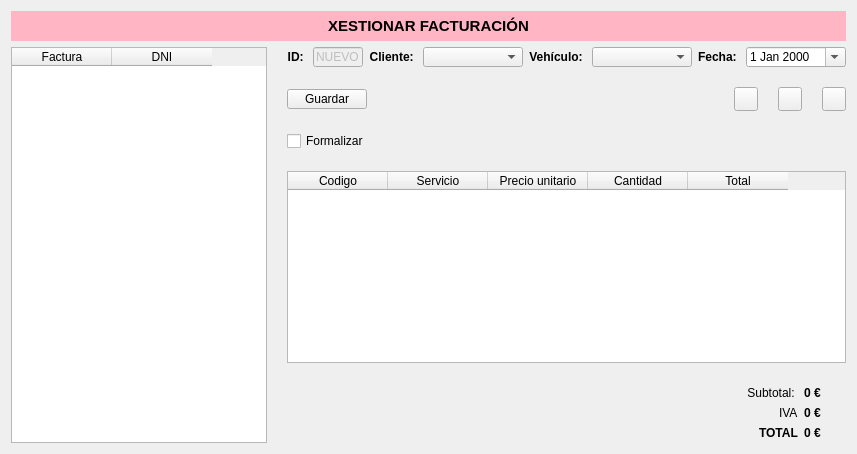
      <widget class="QWidget" name="pestana_facturacion">
       <attribute name="title">
        <string>Facturación</string>
       </attribute>
       <layout class="QGridLayout" name="gridLayout_2">
        <item row="0" column="0">
         <layout class="QVBoxLayout" name="verticalLayout_4">
          <item>
           <widget class="QLabel" name="label_2">
            <property name="minimumSize">
             <size>
              <width>0</width>
              <height>30</height>
             </size>
            </property>
            <property name="font">
             <font>
              <pointsize>11</pointsize>
              <weight>75</weight>
              <bold>true</bold>
             </font>
            </property>
            <property name="styleSheet">
             <string notr="true">background-color: rgb(255,181,195)</string>
            </property>
            <property name="text">
             <string>XESTIONAR FACTURACIÓN</string>
            </property>
            <property name="alignment">
             <set>Qt::AlignCenter</set>
            </property>
           </widget>
          </item>
          <item>
           <layout class="QHBoxLayout" name="horizontalLayout_6" stretch="1,0">
            <property name="spacing">
             <number>20</number>
            </property>
            <item>
             <widget class="QTableWidget" name="tablaFacturasActuales">
              <property name="editTriggers">
               <set>QAbstractItemView::NoEditTriggers</set>
              </property>
              <property name="alternatingRowColors">
               <bool>true</bool>
              </property>
              <property name="selectionMode">
               <enum>QAbstractItemView::SingleSelection</enum>
              </property>
              <property name="selectionBehavior">
               <enum>QAbstractItemView::SelectRows</enum>
              </property>
              <attribute name="verticalHeaderVisible">
               <bool>false</bool>
              </attribute>
              <column>
               <property name="text">
                <string>Factura</string>
               </property>
              </column>
              <column>
               <property name="text">
                <string>DNI</string>
               </property>
              </column>
             </widget>
            </item>
            <item>
             <layout class="QVBoxLayout" name="verticalLayout_3" stretch="1,1,0,20,1">
              <item>
               <layout class="QHBoxLayout" name="horizontalLayout_4" stretch="1,2,1,5,1,5,0,3">
                <property name="spacing">
                 <number>6</number>
                </property>
                <item>
                 <widget class="QLabel" name="lblFactId">
                  <property name="font">
                   <font>
                    <weight>75</weight>
                    <bold>true</bold>
                   </font>
                  </property>
                  <property name="text">
                   <string>ID: </string>
                  </property>
                  <property name="alignment">
                   <set>Qt::AlignRight|Qt::AlignTrailing|Qt::AlignVCenter</set>
                  </property>
                  <property name="margin">
                   <number>4</number>
                  </property>
                 </widget>
                </item>
                <item>
                 <widget class="QLineEdit" name="txtFactId">
                  <property name="enabled">
                   <bool>false</bool>
                  </property>
                  <property name="minimumSize">
                   <size>
                    <width>50</width>
                    <height>20</height>
                   </size>
                  </property>
                  <property name="maximumSize">
                   <size>
                    <width>50</width>
                    <height>20</height>
                   </size>
                  </property>
                  <property name="text">
                   <string>NUEVO</string>
                  </property>
                 </widget>
                </item>
                <item>
                 <widget class="QLabel" name="lblFactCli">
                  <property name="font">
                   <font>
                    <weight>75</weight>
                    <bold>true</bold>
                   </font>
                  </property>
                  <property name="text">
                   <string>Cliente: </string>
                  </property>
                  <property name="alignment">
                   <set>Qt::AlignRight|Qt::AlignTrailing|Qt::AlignVCenter</set>
                  </property>
                  <property name="margin">
                   <number>4</number>
                  </property>
                 </widget>
                </item>
                <item>
                 <widget class="QComboBox" name="cmbFactCli">
                  <property name="minimumSize">
                   <size>
                    <width>100</width>
                    <height>20</height>
                   </size>
                  </property>
                  <property name="maximumSize">
                   <size>
                    <width>100</width>
                    <height>20</height>
                   </size>
                  </property>
                  <property name="sizeAdjustPolicy">
                   <enum>QComboBox::AdjustToContents</enum>
                  </property>
                 </widget>
                </item>
                <item>
                 <widget class="QLabel" name="lblFactCar">
                  <property name="font">
                   <font>
                    <weight>75</weight>
                    <bold>true</bold>
                   </font>
                  </property>
                  <property name="text">
                   <string>Vehículo: </string>
                  </property>
                  <property name="alignment">
                   <set>Qt::AlignRight|Qt::AlignTrailing|Qt::AlignVCenter</set>
                  </property>
                  <property name="margin">
                   <number>4</number>
                  </property>
                 </widget>
                </item>
                <item>
                 <widget class="QComboBox" name="cmbFactCar">
                  <property name="minimumSize">
                   <size>
                    <width>100</width>
                    <height>20</height>
                   </size>
                  </property>
                  <property name="maximumSize">
                   <size>
                    <width>100</width>
                    <height>20</height>
                   </size>
                  </property>
                 </widget>
                </item>
                <item>
                 <widget class="QLabel" name="lblFactFecha">
                  <property name="font">
                   <font>
                    <weight>75</weight>
                    <bold>true</bold>
                   </font>
                  </property>
                  <property name="text">
                   <string>Fecha: </string>
                  </property>
                  <property name="alignment">
                   <set>Qt::AlignRight|Qt::AlignTrailing|Qt::AlignVCenter</set>
                  </property>
                  <property name="margin">
                   <number>4</number>
                  </property>
                 </widget>
                </item>
                <item>
                 <widget class="QDateEdit" name="txtFechaFactura">
                  <property name="minimumSize">
                   <size>
                    <width>100</width>
                    <height>20</height>
                   </size>
                  </property>
                  <property name="maximumSize">
                   <size>
                    <width>100</width>
                    <height>20</height>
                   </size>
                  </property>
                  <property name="calendarPopup">
                   <bool>true</bool>
                  </property>
                 </widget>
                </item>
               </layout>
              </item>
              <item>
               <layout class="QHBoxLayout" name="horizontalLayout_5">
                <item>
                 <widget class="QPushButton" name="btnGuardarFactura">
                  <property name="minimumSize">
                   <size>
                    <width>80</width>
                    <height>20</height>
                   </size>
                  </property>
                  <property name="maximumSize">
                   <size>
                    <width>80</width>
                    <height>20</height>
                   </size>
                  </property>
                  <property name="text">
                   <string>Guardar</string>
                  </property>
                 </widget>
                </item>
                <item>
                 <spacer name="horizontalSpacer_17">
                  <property name="orientation">
                   <enum>Qt::Horizontal</enum>
                  </property>
                  <property name="sizeHint" stdset="0">
                   <size>
                    <width>40</width>
                    <height>20</height>
                   </size>
                  </property>
                 </spacer>
                </item>
                <item>
                 <widget class="QPushButton" name="btnBuscaFact">
                  <property name="sizePolicy">
                   <sizepolicy hsizetype="Minimum" vsizetype="Fixed">
                    <horstretch>24</horstretch>
                    <verstretch>24</verstretch>
                   </sizepolicy>
                  </property>
                  <property name="minimumSize">
                   <size>
                    <width>24</width>
                    <height>24</height>
                   </size>
                  </property>
                  <property name="maximumSize">
                   <size>
                    <width>24</width>
                    <height>24</height>
                   </size>
                  </property>
                  <property name="text">
                   <string/>
                  </property>
                  <property name="icon">
                   <iconset>
                    <normaloff>../img/buscar.png</normaloff>../img/buscar.png</iconset>
                  </property>
                 </widget>
                </item>
                <item>
                 <widget class="QPushButton" name="btnLimpiarFactura">
                  <property name="minimumSize">
                   <size>
                    <width>24</width>
                    <height>24</height>
                   </size>
                  </property>
                  <property name="maximumSize">
                   <size>
                    <width>24</width>
                    <height>24</height>
                   </size>
                  </property>
                  <property name="text">
                   <string/>
                  </property>
                  <property name="icon">
                   <iconset>
                    <normaloff>../img/limpiar.png</normaloff>../img/limpiar.png</iconset>
                  </property>
                 </widget>
                </item>
                <item>
                 <widget class="QPushButton" name="btnImprimirFactura">
                  <property name="minimumSize">
                   <size>
                    <width>24</width>
                    <height>24</height>
                   </size>
                  </property>
                  <property name="maximumSize">
                   <size>
                    <width>24</width>
                    <height>24</height>
                   </size>
                  </property>
                  <property name="text">
                   <string/>
                  </property>
                  <property name="icon">
                   <iconset>
                    <normaloff>../img/imprimir.png</normaloff>../img/imprimir.png</iconset>
                  </property>
                 </widget>
                </item>
               </layout>
              </item>
              <item>
               <widget class="QCheckBox" name="chkFormalizarFactura">
                <property name="minimumSize">
                 <size>
                  <width>80</width>
                  <height>20</height>
                 </size>
                </property>
                <property name="maximumSize">
                 <size>
                  <width>80</width>
                  <height>20</height>
                 </size>
                </property>
                <property name="text">
                 <string>Formalizar</string>
                </property>
               </widget>
              </item>
              <item>
               <widget class="QTableWidget" name="tablaFacturaServicios">
                <property name="alternatingRowColors">
                 <bool>true</bool>
                </property>
                <attribute name="verticalHeaderVisible">
                 <bool>false</bool>
                </attribute>
                <column>
                 <property name="text">
                  <string>Codigo</string>
                 </property>
                </column>
                <column>
                 <property name="text">
                  <string>Servicio</string>
                 </property>
                </column>
                <column>
                 <property name="text">
                  <string>Precio unitario</string>
                 </property>
                </column>
                <column>
                 <property name="text">
                  <string>Cantidad</string>
                 </property>
                </column>
                <column>
                 <property name="text">
                  <string>Total</string>
                 </property>
                </column>
               </widget>
              </item>
              <item>
               <widget class="QWidget" name="widget" native="true">
                <layout class="QVBoxLayout" name="verticalLayout_5" stretch="16,0,0">
                 <property name="spacing">
                  <number>0</number>
                 </property>
                 <property name="leftMargin">
                  <number>0</number>
                 </property>
                 <property name="topMargin">
                  <number>0</number>
                 </property>
                 <property name="rightMargin">
                  <number>0</number>
                 </property>
                 <property name="bottomMargin">
                  <number>0</number>
                 </property>
                 <item>
                  <widget class="QWidget" name="widget_2" native="true">
                   <layout class="QHBoxLayout" name="horizontalLayout_14">
                    <property name="topMargin">
                     <number>0</number>
                    </property>
                    <property name="rightMargin">
                     <number>25</number>
                    </property>
                    <property name="bottomMargin">
                     <number>0</number>
                    </property>
                    <item>
                     <spacer name="horizontalSpacer_19">
                      <property name="orientation">
                       <enum>Qt::Horizontal</enum>
                      </property>
                      <property name="sizeHint" stdset="0">
                       <size>
                        <width>40</width>
                        <height>20</height>
                       </size>
                      </property>
                     </spacer>
                    </item>
                    <item>
                     <widget class="QLabel" name="label_3">
                      <property name="font">
                       <font>
                        <weight>50</weight>
                        <bold>false</bold>
                       </font>
                      </property>
                      <property name="text">
                       <string>Subtotal: </string>
                      </property>
                      <property name="alignment">
                       <set>Qt::AlignRight|Qt::AlignTrailing|Qt::AlignVCenter</set>
                      </property>
                     </widget>
                    </item>
                    <item>
                     <widget class="QLabel" name="lblSubtotal">
                      <property name="font">
                       <font>
                        <weight>75</weight>
                        <bold>true</bold>
                       </font>
                      </property>
                      <property name="text">
                       <string>0 €</string>
                      </property>
                     </widget>
                    </item>
                   </layout>
                  </widget>
                 </item>
                 <item>
                  <widget class="QWidget" name="widget_3" native="true">
                   <layout class="QHBoxLayout" name="horizontalLayout_15">
                    <property name="leftMargin">
                     <number>9</number>
                    </property>
                    <property name="topMargin">
                     <number>0</number>
                    </property>
                    <property name="rightMargin">
                     <number>25</number>
                    </property>
                    <property name="bottomMargin">
                     <number>0</number>
                    </property>
                    <item>
                     <spacer name="horizontalSpacer_20">
                      <property name="orientation">
                       <enum>Qt::Horizontal</enum>
                      </property>
                      <property name="sizeHint" stdset="0">
                       <size>
                        <width>40</width>
                        <height>20</height>
                       </size>
                      </property>
                     </spacer>
                    </item>
                    <item>
                     <widget class="QLabel" name="label_6">
                      <property name="text">
                       <string>IVA</string>
                      </property>
                     </widget>
                    </item>
                    <item>
                     <widget class="QLabel" name="lblSubtotalIva">
                      <property name="font">
                       <font>
                        <weight>75</weight>
                        <bold>true</bold>
                       </font>
                      </property>
                      <property name="text">
                       <string>0 €</string>
                      </property>
                     </widget>
                    </item>
                   </layout>
                  </widget>
                 </item>
                 <item>
                  <widget class="QWidget" name="widget_4" native="true">
                   <layout class="QHBoxLayout" name="horizontalLayout_16">
                    <property name="spacing">
                     <number>6</number>
                    </property>
                    <property name="leftMargin">
                     <number>9</number>
                    </property>
                    <property name="topMargin">
                     <number>0</number>
                    </property>
                    <property name="rightMargin">
                     <number>25</number>
                    </property>
                    <property name="bottomMargin">
                     <number>0</number>
                    </property>
                    <item>
                     <spacer name="horizontalSpacer_18">
                      <property name="orientation">
                       <enum>Qt::Horizontal</enum>
                      </property>
                      <property name="sizeHint" stdset="0">
                       <size>
                        <width>40</width>
                        <height>20</height>
                       </size>
                      </property>
                     </spacer>
                    </item>
                    <item>
                     <widget class="QLabel" name="label_4">
                      <property name="font">
                       <font>
                        <weight>75</weight>
                        <bold>true</bold>
                       </font>
                      </property>
                      <property name="text">
                       <string>TOTAL</string>
                      </property>
                     </widget>
                    </item>
                    <item>
                     <widget class="QLabel" name="lblSubtotalTotal">
                      <property name="font">
                       <font>
                        <weight>75</weight>
                        <bold>true</bold>
                       </font>
                      </property>
                      <property name="text">
                       <string>0 €</string>
                      </property>
                     </widget>
                    </item>
                   </layout>
                  </widget>
                 </item>
                </layout>
               </widget>
              </item>
             </layout>
            </item>
           </layout>
          </item>
         </layout>
        </item>
       </layout>
      </widget>
